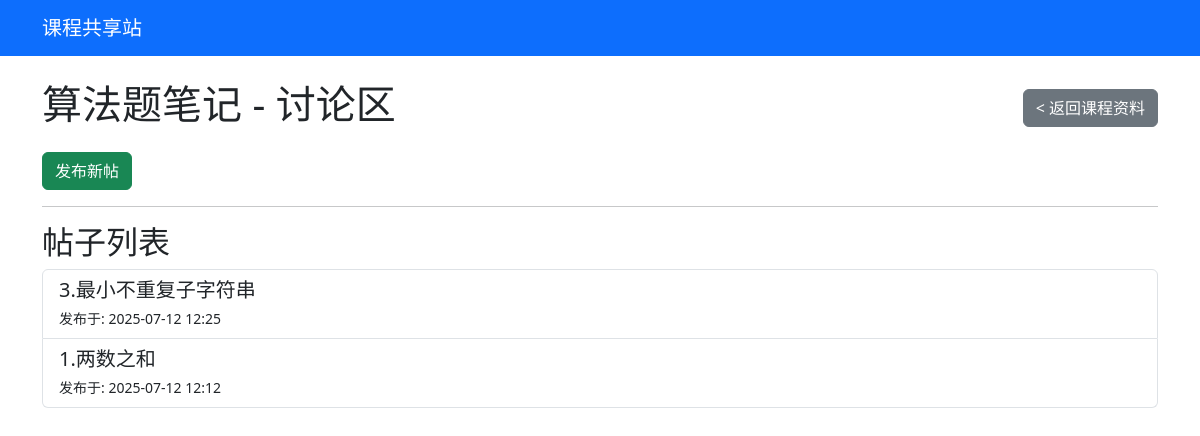
/course/7/posts/, run on the app's committed database.
### resources/models.py (models this page shows, shortened)
class Course(models.Model):
    name = models.CharField(max_length=50, unique=True, verbose_name="课程名称")
    description = models.TextField(blank=True, null=True, verbose_name="课程描述")

class Post(models.Model):
    course = models.ForeignKey(Course, on_delete=models.CASCADE, related_name='posts', verbose_name="所属课程")
    title = models.CharField(max_length=200, verbose_name="帖子标题")
    content = models.TextField(verbose_name="帖子内容")
    image = models.ImageField(upload_to='post_images/%Y/%m/%d/', blank=True, null=True, verbose_name="帖子图片")
    created_at = models.DateTimeField(auto_now_add=True, verbose_name="发布时间")

### resources/views.py (the view)
# urls.py: path('course/<int:course_id>/posts/', views.post_list, name='post_list'),
def post_list(request, course_id):
    course = get_object_or_404(Course, pk=course_id)
    posts = course.posts.all().order_by('-created_at')
    context = {
        'course': course,
        'posts': posts,
    }
    return render(request, 'resources/post_list.html', context)

### resources/templates/resources/post_list.html (shortened to what this page needs)
{% extends "resources/base.html" %}
{% block content %}
    <div class="d-flex justify-content-between align-items-center">
        <h1>{{ course.name }} - 讨论区</h1>
        <a href="{% url 'course_detail' course.id %}" class="btn btn-secondary">< 返回课程资料</a>
    </div>
    <div class="my-3">
        <a href="{% url 'create_post' course.id %}" class="btn btn-success">发布新帖</a>
    </div>
    <hr>
    <h2>帖子列表</h2>
    <div class="list-group">
        {% for post in posts %}
            <a href="{% url 'post_detail' course.id post.id %}" class="list-group-item list-group-item-action">
                <h5 class="mb-1">{{ post.title }}</h5>
                <small>发布于: {{ post.created_at|date:"Y-m-d H:i" }}</small>
            </a>
        {% empty %}
            <div class="list-group-item">
                <p class="mb-0">这个讨论区还没有任何帖子，快来发布第一帖吧！</p>
            </div>
        {% endfor %}
    </div>
{% endblock %}

### data on the page
Course: name "算法题笔记"
Post: title "3.最小不重复子字符串", created_at "2025-07-12 12:25"
Post: title "1.两数之和", created_at "2025-07-12 12:12"
